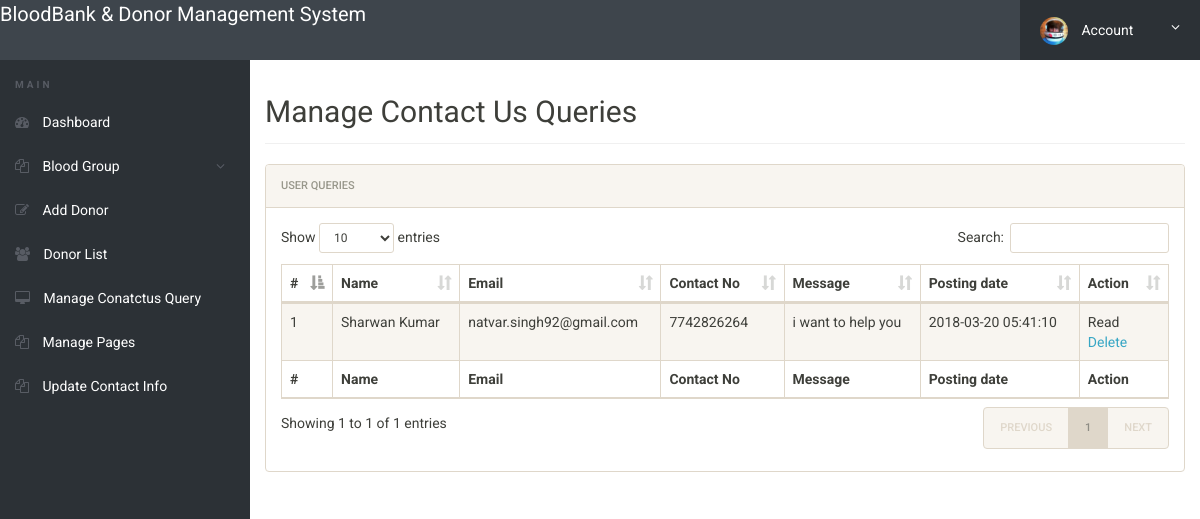
/admin/manage-conactusquery.php (signed in), run on the app's committed database.
### tables this page shows
CREATE TABLE `tblcontactusquery` (
  `id` int(11) NOT NULL,
  `name` varchar(100) DEFAULT NULL,
  `EmailId` varchar(120) DEFAULT NULL,
  `ContactNumber` char(11) DEFAULT NULL,
  `Message` longtext,
  `PostingDate` timestamp NOT NULL DEFAULT CURRENT_TIMESTAMP,
  `status` int(11) DEFAULT NULL
);

### admin/manage-conactusquery.php (the view, shortened to what this page needs)
<?php
include('includes/config.php');
if(strlen($_SESSION['alogin'])==0)
	{
header('location:index.php');
}
else{
 ?>
<!doctype html>
<html lang="en" class="no-js">
<head>
	<link rel="stylesheet" href="css/font-awesome.min.css">
	<link rel="stylesheet" href="css/bootstrap.min.css">
	<link rel="stylesheet" href="css/dataTables.bootstrap.min.css">
	<link rel="stylesheet" href="css/bootstrap-social.css">
	<link rel="stylesheet" href="css/bootstrap-select.css">
	<link rel="stylesheet" href="css/fileinput.min.css">
	<link rel="stylesheet" href="css/awesome-bootstrap-checkbox.css">
	<link rel="stylesheet" href="css/style.css">
</head>
<body>
	<?php include('includes/header.php');?>
	<div class="ts-main-content">
		<?php include('includes/leftbar.php');?>
		<div class="content-wrapper">
			<div class="container-fluid">
				<div class="row">
					<div class="col-md-12">
						<h2 class="page-title">Manage Contact Us Queries</h2>
						<div class="panel panel-default">
							<div class="panel-heading">User queries</div>
							<div class="panel-body">
								<table id="zctb" class="display table table-striped table-bordered table-hover" cellspacing="0" width="100%">
									<thead>
										<tr>
										<th>#</th>
											<th>Name</th>
											<th>Email</th>
											<th>Contact No</th>
											<th>Message</th>
											<th>Posting date</th>
											<th>Action</th>
										</tr>
									</thead>
									<tfoot>
										<tr>
										<th>#</th>
											<th>Name</th>
											<th>Email</th>
											<th>Contact No</th>
											<th>Message</th>
											<th>Posting date</th>
											<th>Action</th>
										</tr>
									</tfoot>
									<tbody>
									<?php $sql = "SELECT * from  tblcontactusquery ";
$query = $dbh -> prepare($sql);
$query->execute();
$results=$query->fetchAll(PDO::FETCH_OBJ);
$cnt=1;
if($query->rowCount() > 0)
{
foreach($results as $result)
{				?>
										<tr>
											<td><?php echo htmlentities($cnt);?></td>
											<td><?php echo htmlentities($result->name);?></td>
											<td><?php echo htmlentities($result->EmailId);?></td>
											<td><?php echo htmlentities($result->ContactNumber);?></td>
											<td><?php echo htmlentities($result->Message);?></td>
											<td><?php echo htmlentities($result->PostingDate);?></td>
																<?php if($result->status==1)
{
	?><td>Read<br />
		<a href="manage-conactusquery.php?del=<?php echo htmlentities($result->id);?>" onclick="return confirm('Do you really want to read')" >Delete</a></td>
<?php } ?>
										</tr>
										<?php $cnt=$cnt+1; }} ?>
									</tbody>
								</table>
							</div>
						</div>
					</div>
				</div>
			</div>
		</div>
	</div>
</body>
</html>
<?php } ?>

### admin/css/style.css (style rules this page uses)
html { font-size: 14px; }
@media only screen and (min-width: 480px) { html { font-size: 17px; } }
@media only screen and (min-width: 768px) { html { font-size: 14px; } }
body { font-size: 1em; }
a { color: #37a6c4; }
.panel { overflow: hidden; }
.page-title { padding-bottom: 15px; margin-bottom: 20px; border-bottom: 1px solid #f0f0f0; }
.ts-main-content .content-wrapper { padding-top: 15px; margin-top: 60px; }
@media only screen and (min-width: 992px) { .ts-main-content .content-wrapper { margin-left: 250px; } }

### data on the page
tblcontactusquery: name "Sharwan Kumar", EmailId "natvar.singh92@gmail.com", ContactNumber "7742826264", Message "i want to help you", PostingDate "2018-03-20 05:41:10"
